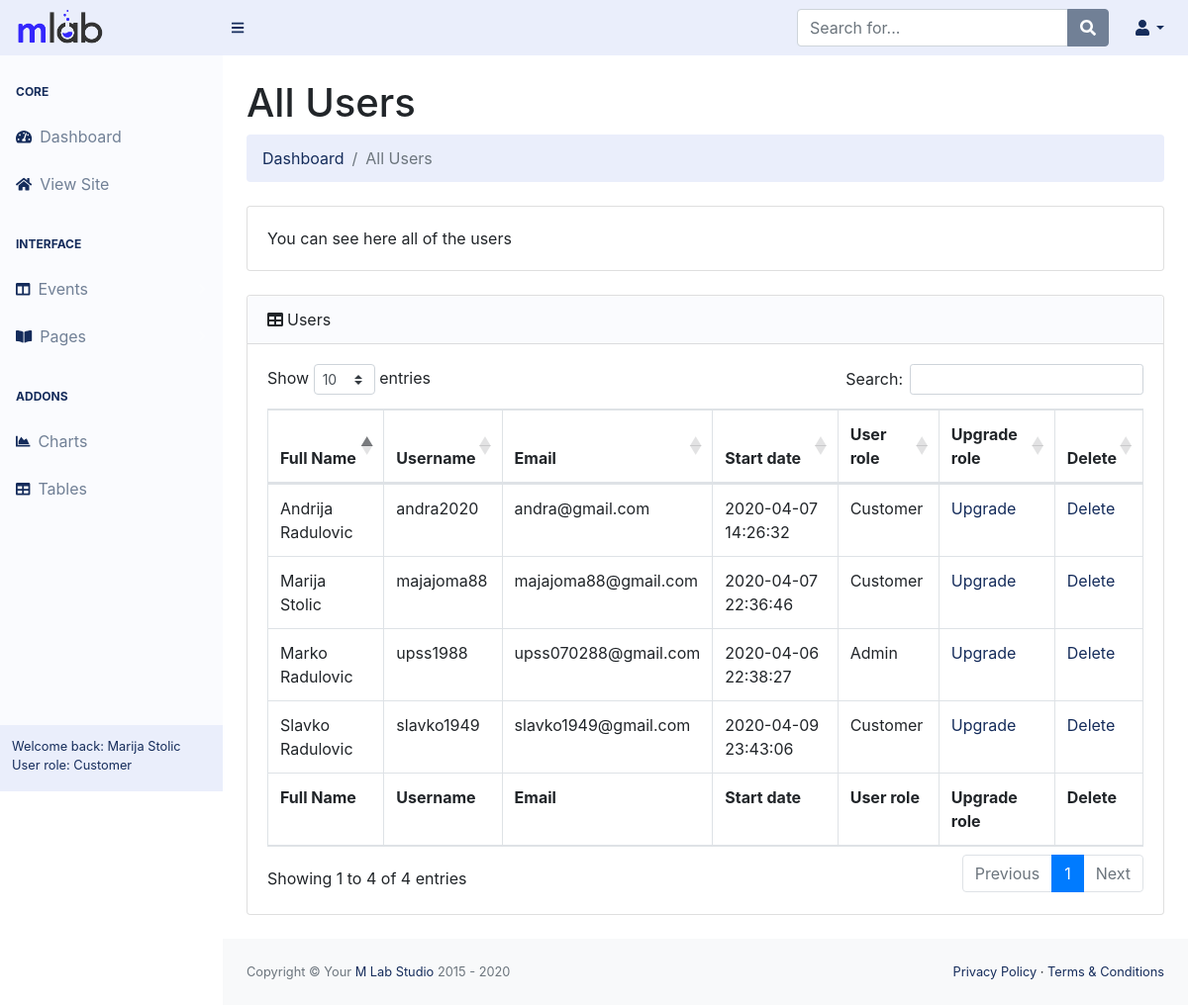
Page /backend/pages/all_users.php (signed in) on the earlier database version.
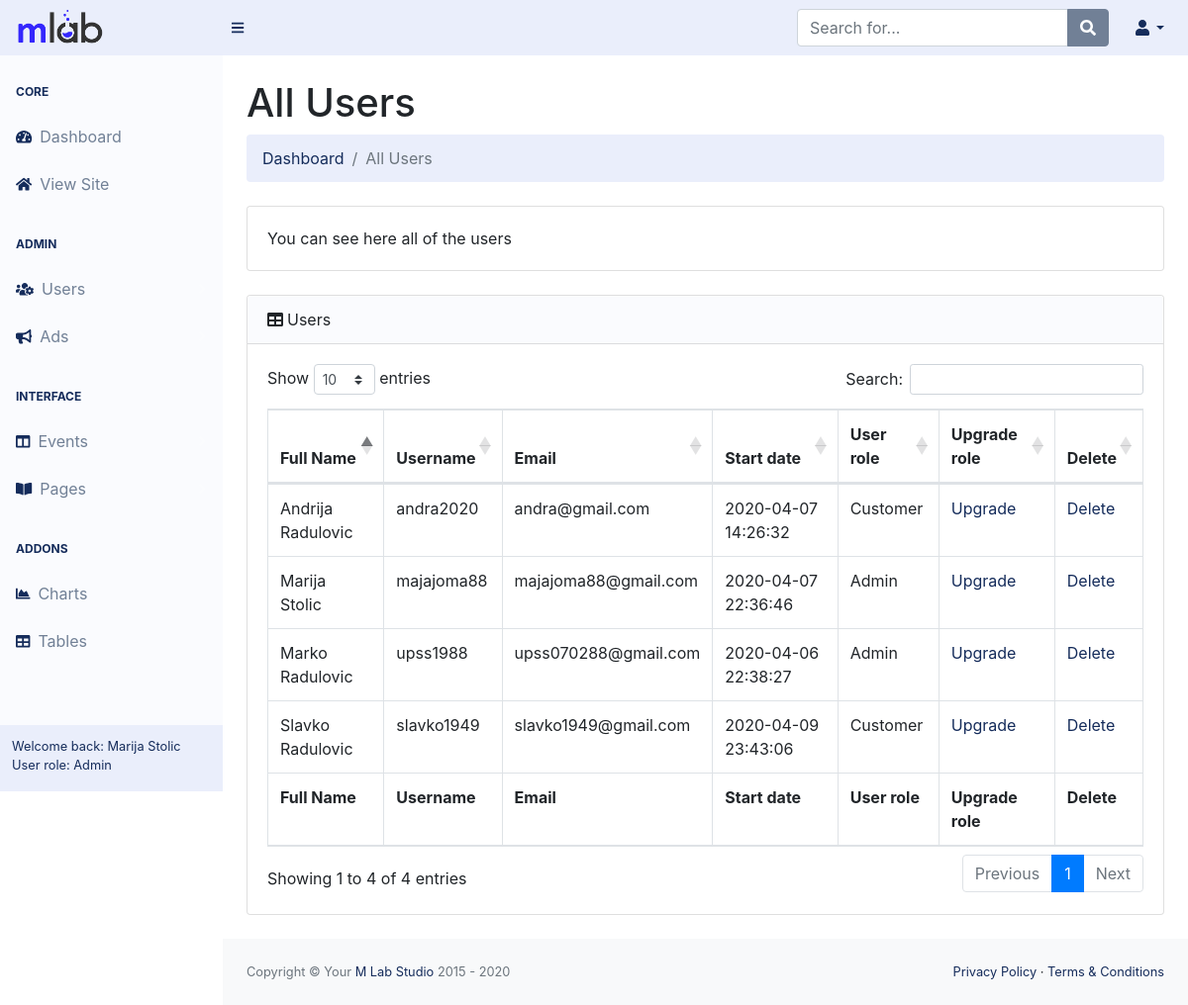
Same page on the later database version.
### tables this page shows
CREATE TABLE `users` (
  `id` int(255) NOT NULL,
  `fname` varchar(20) NOT NULL,
  `lname` varchar(20) NOT NULL,
  `username` varchar(100) NOT NULL,
  `email` varchar(100) NOT NULL,
  `password` varchar(100) NOT NULL,
  `profile_image` varchar(100) NOT NULL,
  `work` varchar(50) NOT NULL,
  `education` varchar(50) NOT NULL,
  `phone_number` varchar(30) NOT NULL,
  `state` varchar(30) NOT NULL,
  `current_city` varchar(30) NOT NULL,
  `home_town` varchar(30) NOT NULL,
  `relationship_status` varchar(30) NOT NULL,
  `gender` varchar(30) NOT NULL,
  `hobbies` varchar(100) NOT NULL,
  `website` varchar(30) NOT NULL,
  `company` varchar(30) NOT NULL,
  `position` varchar(30) NOT NULL,
  `bio` varchar(250) NOT NULL,
  `date` timestamp NOT NULL DEFAULT current_timestamp(),
  `user_role` int(10) NOT NULL
);

### backend/config/Db.php (called while the page is built)
<?php
$dbhost = 'localhost';
$dbuser = 'root';
$dbpass = '';
$dbname = 'app';
$db = new Database($dbhost, $dbuser, $dbpass, $dbname);

### backend/config/Database.php (called while the page is built, shortened)
<?php
require_once 'Db.php';
class Database
{
    public $connection;
    protected $query;
    public function __construct($dbhost = 'localhost', $dbuser = 'root', $dbpass = '', $dbname = 'app', $charset = 'utf8')
    {
        $this->connection = new mysqli($dbhost, $dbuser, $dbpass, $dbname);
        $this->connection->set_charset($charset);
    }
    public function query($query)
    {
        if ($this->query = $this->connection->prepare($query)) {
            $this->query->execute();
        } else {
            $this->error('Unable to prepare MySQL statement (check your syntax) - ' . $this->connection->error);
        }
        return $this;
    }
    public function fetchAll($callback = null)
    {
        $params = array();
        $row = array();
        $meta = $this->query->result_metadata();
        while ($field = $meta->fetch_field()) {
            $params[] = &$row[$field->name];
        }
        call_user_func_array(array($this->query, 'bind_result'), $params);
        $result = array();
        while ($this->query->fetch()) {
            $r = array();
            foreach ($row as $key => $val) {
                $r[$key] = $val;
            }
            if ($callback != null && is_callable($callback)) {
                $value = call_user_func($callback, $r);
                if ($value == 'break') break;
            } else {
                $result[] = $r;
            }
        }
        return $result;
    }
}

### backend/src/templates/template-parts/admin_area/all_users/all_users.php (the view, shortened to what this page needs)
<table class="table table-bordered" id="dataTable" width="100%" cellspacing="0">
	<thead>
		<tr>
            <th>Full Name</th>
            <th>Username</th>
            <th>Email</th>
            <th>Start date</th>
            <th>User role</th>
            <th>Upgrade role</th>
            <th>Delete</th>
		</tr>
	</thead>
	<tfoot>
		<tr>
            <th>Full Name</th>
            <th>Username</th>
            <th>Email</th>
            <th>Start date</th>
            <th>User role</th>
            <th>Upgrade role</th>
            <th>Delete</th>
		</tr>
	</tfoot>
	<tbody>
	<?php
	$allUsers = $db->query('SELECT id, fname, lname, username, email, date, user_role FROM users ORDER BY id DESC')->fetchAll();
	foreach ($allUsers as $allUser) { ?>
		<tr>
			<td><?= $allUser['fname'] . ' ' . $allUser['lname'] ?></td>
			<td><?= $allUser['username'] ?></td>
			<td><?= $allUser['email'] ?></td>
			<td><?= $allUser['date'] ?></td>
			<td><?= ($allUser['user_role'] === 10) ? 'Admin' : 'Customer'; ?></td>
			<td>
                <a href="#" data-toggle="modal" class="upgradeBtn" data-target="#upgradeUserRole">Upgrade</a>
            </td>
			<td><a href="#">Delete</a></td>
		</tr>
	<?php } ?>
	</tbody>
</table>

### backend/src/templates/header/header.php (shortened to what this page needs)
<?php include 'C:/xampp/htdocs/App/backend/config/Database.php'; ?>
<!DOCTYPE html>
<html lang="en">
<head>
    <link href="css/styles.css" rel="stylesheet" />
    <link href="https://cdn.datatables.net/1.10.20/css/dataTables.bootstrap4.min.css" rel="stylesheet" />
</head>
<body class="sb-nav-fixed">
<nav class="sb-topnav navbar navbar-expand">
    <a class="navbar-brand" href="../../../../index.php"><img alt="Image placeholder" src="../../../../frontend/assets/img/brand/mlab-logo.png" id="navbar-logo"></a><button class="btn btn-link btn-sm order-1 order-lg-0" id="sidebarToggle" href="#"><i class="fas fa-bars"></i></button
    >
    <form class="d-none d-md-inline-block form-inline ml-auto mr-0 mr-md-3 my-2 my-md-0">
        <div class="input-group">
            <input class="form-control" type="text" placeholder="Search for..." aria-label="Search" aria-describedby="basic-addon2" />
            <div class="input-group-append">
                <button class="btn btn-primary" type="button"><i class="fas fa-search"></i></button>
            </div>
        </div>
    </form>
    <ul class="navbar-nav ml-auto ml-md-0">
        <li class="nav-item dropdown">
            <a class="nav-link dropdown-toggle" id="userDropdown" href="#" role="button" data-toggle="dropdown" aria-haspopup="true" aria-expanded="false"><i class="fas fa-user fa-fw"></i></a>
        </li>
    </ul>
</nav>

### backend/pages/all_users.php (shortened to what this page needs)
<?php include '../src/templates/header/header.php'; ?>
<div id="layoutSidenav">
	<div id="layoutSidenav_nav">
		<nav class="sb-sidenav accordion sb-sidenav-dark" id="sidenavAccordion">
			<?php include '../src/templates/template-parts/navigation/navigation.php'; ?>
			<?php include '../src/templates/auth/users/user_name.php'; ?>
		</nav>
	</div>
	<div id="layoutSidenav_content">
		<main>
			<div class="container-fluid">
				<h1 class="mt-4">All Users</h1>
				<ol class="breadcrumb mb-4">
					<li class="breadcrumb-item"><a href="index.php">Dashboard</a></li>
					<li class="breadcrumb-item active">All Users</li>
				</ol>
				<div class="card mb-4">
					<div class="card-body">You can see here all of the users</div>
				</div>
				<div class="card mb-4">
					<div class="card-header"><i class="fas fa-table mr-1"></i>Users</div>
					<div class="card-body">
						<div class="table-responsive">
							<?php include '../src/templates/template-parts/admin_area/all_users/all_users.php'; ?>
						</div>
					</div>
				</div>
			</div>
		</main>
		<?php include '../src/templates/footer/footer.php'; ?>
	</div>
</div>
</body>
</html>

### backend/src/templates/template-parts/navigation/navigation.php (shortened to what this page needs)
<div class="sb-sidenav-menu">
    <div class="nav">
        <div class="sb-sidenav-menu-heading">Core</div>
        <a class="nav-link" href="/backend/pages/index.php">
            <div class="sb-nav-link-icon"><i class="fas fa-tachometer-alt"></i></div>
            Dashboard</a>
        <a class="nav-link" href="http://app.beta/frontend/index.php" target="_blank">
            <div class="sb-nav-link-icon"><i class="fas fa-home"></i></div>
            View Site</a>
        <?php
        if ($_SESSION['user_role'] === 10) : ?>
            <div class="sb-sidenav-menu-heading">Admin</div>
            <a class="nav-link collapsed" href="#" data-toggle="collapse" data-target="#collapseUsers" aria-expanded="false" aria-controls="collapseLayouts">
                <div class="sb-nav-link-icon"><i class="fas fa-users-cog"></i></div>
                Users
                <div class="sb-sidenav-collapse-arrow"><i class="fas fa-angle-down"></i></div>
            </a>
            <a class="nav-link collapsed" href="#" data-toggle="collapse" data-target="#collapseAds" aria-expanded="false" aria-controls="collapseLayouts">
                <div class="sb-nav-link-icon"><i class="fas fa-bullhorn"></i></div>
                Ads
                <div class="sb-sidenav-collapse-arrow"><i class="fas fa-angle-down"></i></div>
            </a>
        <?php endif; ?>
        <div class="sb-sidenav-menu-heading">Interface</div>
        <a class="nav-link collapsed" href="#" data-toggle="collapse" data-target="#collapseLayouts" aria-expanded="false" aria-controls="collapseLayouts">
            <div class="sb-nav-link-icon"><i class="fas fa-columns"></i></div>
            Events
            <div class="sb-sidenav-collapse-arrow"><i class="fas fa-angle-down"></i></div>
        </a>
        <a class="nav-link collapsed" href="#" data-toggle="collapse" data-target="#collapsePages" aria-expanded="false" aria-controls="collapsePages">
            <div class="sb-nav-link-icon"><i class="fas fa-book-open"></i></div>
            Pages
            <div class="sb-sidenav-collapse-arrow"><i class="fas fa-angle-down"></i></div>
        </a>
        <div class="sb-sidenav-menu-heading">Addons</div>
        <a class="nav-link" href="charts.php">
            <div class="sb-nav-link-icon"><i class="fas fa-chart-area"></i></div>
            Charts</a>
        <a class="nav-link" href="tables.php">
            <div class="sb-nav-link-icon"><i class="fas fa-table"></i></div>
            Tables</a>
    </div>
</div>

### backend/src/templates/auth/users/user_name.php (shortened to what this page needs)
<div class="sb-sidenav-footer">
    <div class="small">Welcome back: <?php echo $_SESSION['fname'].' '.$_SESSION['lname']; ?></div>
    <div class="small">User role: <?= $isAdmin = ($_SESSION['user_role'] === 10) ? 'Admin' : 'Customer'; ?></div>
</div>

### backend/src/templates/footer/footer.php (shortened to what this page needs)
<footer class="py-4 bg-light mt-auto">
    <div class="container-fluid">
        <div class="d-flex align-items-center justify-content-between small">
            <div class="text-muted">Copyright &copy; Your <a href="https://mlab-studio.com" target="_blank">M Lab Studio</a> 2015 - <?php echo date('Y') ?></div>
            <div>
                <a href="#">Privacy Policy</a>
                &middot;
                <a href="#">Terms &amp; Conditions</a>
            </div>
        </div>
    </div>
</footer>

Differences in the rows shown:
changed users "Marija": user_role "Customer" → "Admin"
Other differences:
$isAdmin = ($_SESSION['user_role'] === 10) ? 'Admin' : 'Customer': "Customer" → "Admin"
text now shown: "ADMIN Users Ads"
